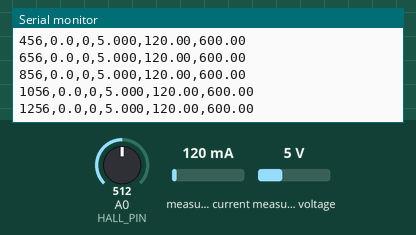
This sketch was run on a simulated Arduino Uno, built with avr-gcc and run on an emulated ATmega328P. Parts: the last lines printed to the serial monitor. Inputs (shaded band) come from the test bench; at power-on: measured current 120 mA, A0 (HALL_PIN) = 512, measured voltage 5 V.

Above: at 1.4 s.
1.5 s: measured current set to 40 mA
At 1.61 s:
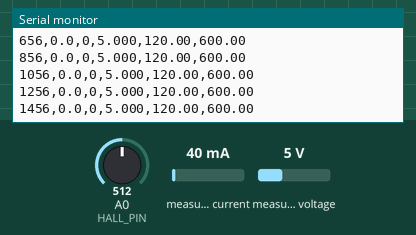
3.0 s: A0 (HALL_PIN) set to 716
At 3.02 s:
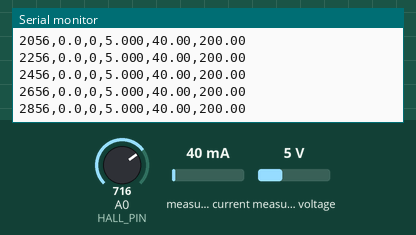
4.5 s: measured voltage set to 0.3 V
At 4.61 s:
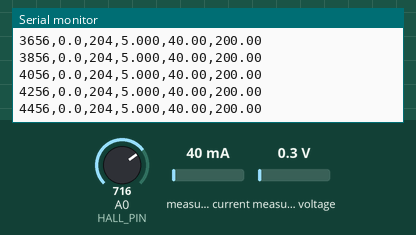
6.0 s: A0 (HALL_PIN) set to 900
At 6.02 s:
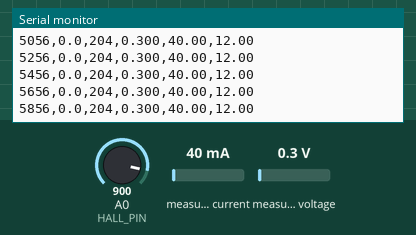
7.5 s: measured current set to 500 mA
At 7.61 s:
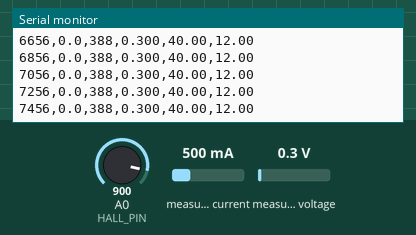
Timing chart, 0 to 10.0 s (numbered marks = the images above; inputs shaded):
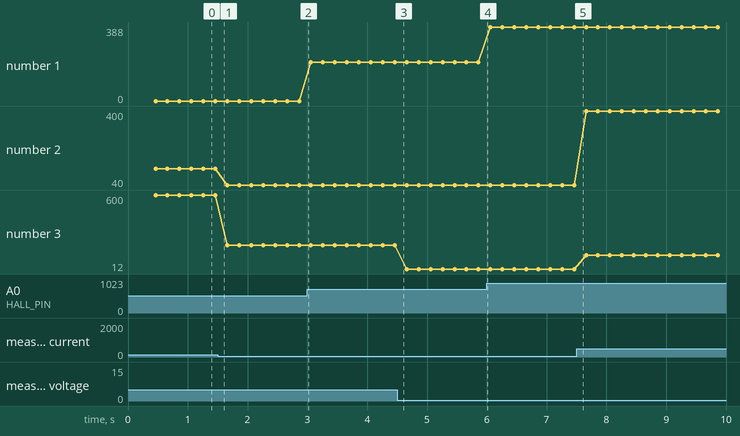

The sketch:

f3-rectifier-rpm-efficiency.ino
```cpp
#include <Wire.h>
#include <Adafruit_INA219.h>

// @pin SDA=A4
// @pin SCL=A5
// @pin HALL=A0
// @baud 115200

Adafruit_INA219 ina219;
const int HALL_PIN = A0;
const unsigned long samplingIntervalMs = 200;
// 한 줄을 내보내는 간격

// 자석이 다가왔다고 볼 변화량입니다. 자석이 지나가도 rpm이 0이면 낮추고,
// 바퀴가 멈춰 있는데 rpm이 튀면 높이세요.
// @tunable magnetThreshold
int magnetThreshold = 60;

int baselineMag = 512;
// 자석이 없을 때의 값. 시작할 때 잽니다.
bool magnetNear = false;
unsigned long lastPassTime = 0;
unsigned long prevTime = 0;
float currentRPM = 0.0;

void setup() {
  Serial.begin(115200);
  if (!ina219.begin()) Serial.println("# INA219_ERROR");
  ina219.setCalibration_16V_400mA();

  // 시작하는 동안 자석을 센서에서 멀리 두세요. 이때의 값을 기준으로 삼습니다.
  long sum = 0;
  for (int i = 0; i < 50; i++) {
    sum += analogRead(HALL_PIN);
    delay(5);
  }
  baselineMag = sum / 50;

  Serial.println("time_ms,rpm,mag_delta,voltage_V,current_mA,power_mW");
  prevTime = millis();
}

void loop() {
  unsigned long now = millis();
  int magDelta = abs(analogRead(HALL_PIN) - baselineMag);

  // 자석이 다가오는 순간 한 번만 셉니다. 멀어졌다고 볼 때는 문턱의 절반을 써서
  // 문턱 근처에서 값이 떨려도 두 번 세지 않게 합니다.
  if (magDelta > magnetThreshold && !magnetNear) {
    magnetNear = true;
    unsigned long period_ms = now - lastPassTime;
    // 50 ms 안에 다시 들어온 신호는 떨림으로 보고 버립니다.
    if (lastPassTime == 0 || period_ms > 50) {
      if (lastPassTime > 0) currentRPM = 60000.0 / period_ms;
      lastPassTime = now;
    }
  }
  else if (magDelta < magnetThreshold / 2) {
    magnetNear = false;
  }

  // 2초 넘게 자석이 지나가지 않으면 멈춘 것으로 봅니다. 그래서 30 rpm보다 느린 회전은 0으로 나옵니다.
  if (now - lastPassTime > 2000) currentRPM = 0.0;

  if (now - prevTime < samplingIntervalMs) return;
  prevTime = now;

  float voltage_V = ina219.getBusVoltage_V();
  float current_mA = ina219.getCurrent_mA();
  if (voltage_V < 0) voltage_V = 0.0;
  if (current_mA < 0) current_mA = 0.0;
  float power_mW = voltage_V * current_mA;

  Serial.print(now);
  Serial.print(',');
  Serial.print(currentRPM, 1);
  Serial.print(',');
  Serial.print(magDelta);
  Serial.print(',');
  Serial.print(voltage_V, 3);
  Serial.print(',');
  Serial.print(current_mA, 2);
  Serial.print(',');
  Serial.println(power_mW, 2);
}
```

Measured:
- plotted number 1: 0 → 204 after the input at 3.0 s, 204 → 388 after the input at 6.0 s
- plotted number 2: 120 → 40 after the input at 1.5 s, 40 → 400 after the input at 7.5 s
- plotted number 3: 600 → 200 after the input at 1.5 s, 200 → 12 after the input at 4.5 s, 12 → 120 after the input at 7.5 s
